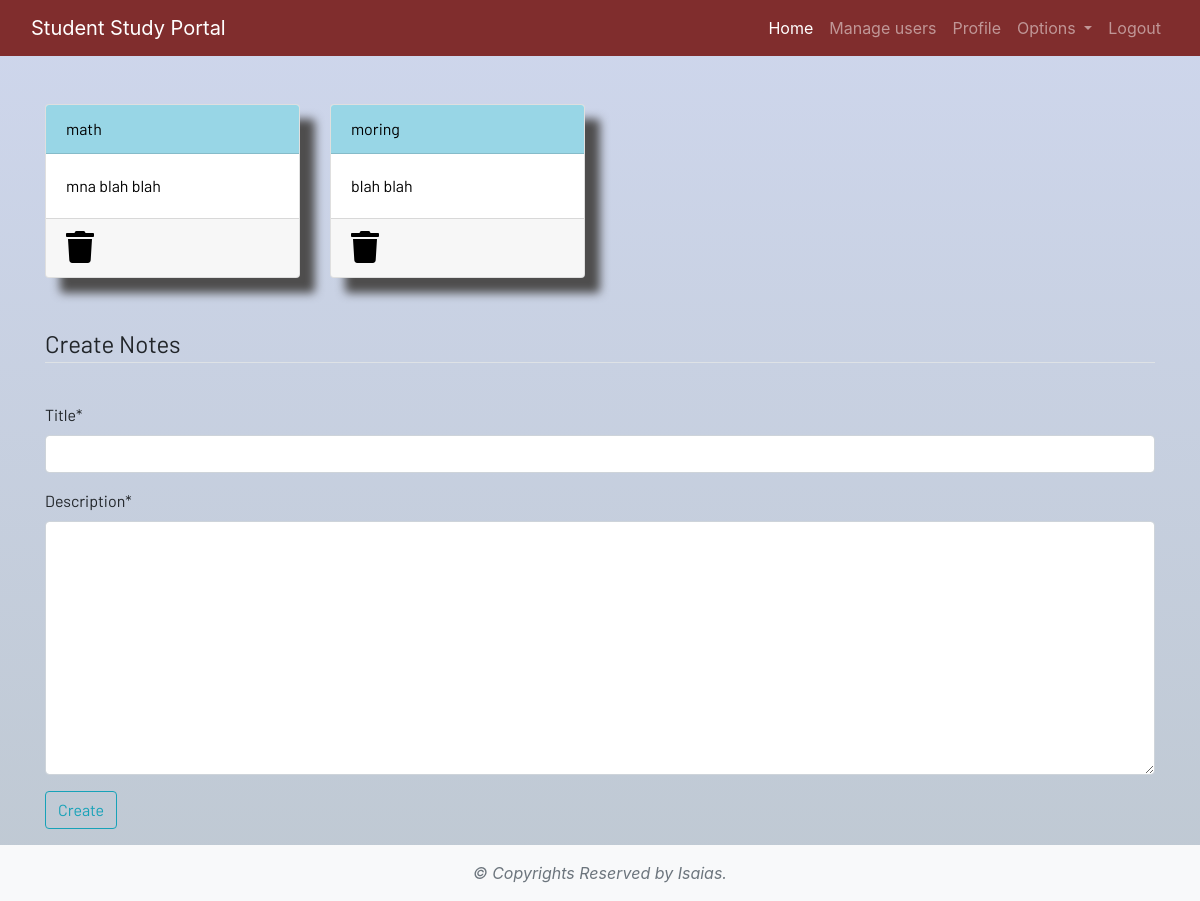
Before: /notes (signed in) with the older database file.
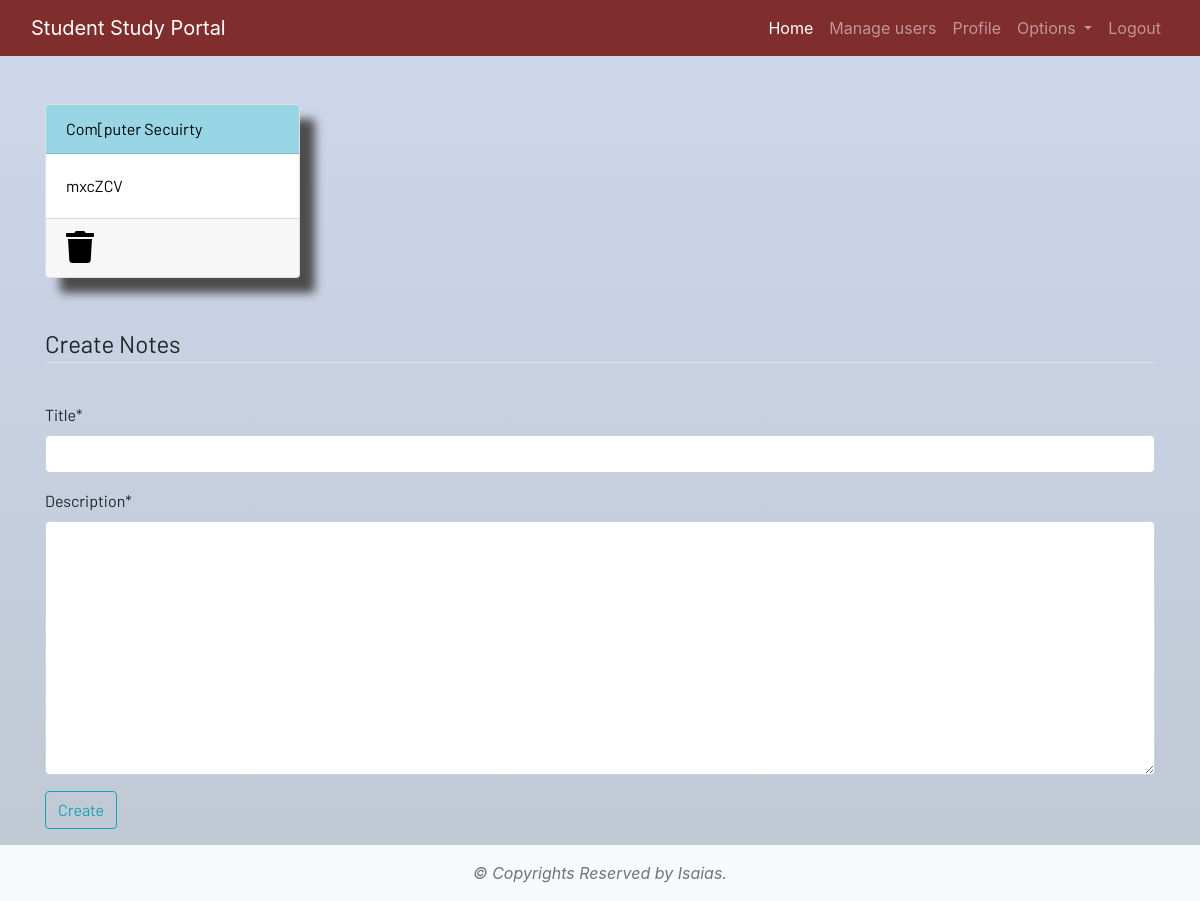
After: the same page with the newer database file.
### dashboard/models.py (models this page shows, shortened)
class Notes(models.Model):
    user = models.ForeignKey(User , on_delete=models.CASCADE)
    title= models.CharField(max_length=200)
    description = models.TextField()
    class Meta:
        verbose_name = "notes"
        verbose_name_plural = "notes"

### dashboard/views.py (the view)
# urls.py: path('notes',views.notes, name="notes"),
@login_required
def notes(request):
    if request.method == "POST":
        form = NotesForm(request.POST)
        if form.is_valid():
            notes = Notes(user= request.user,title =request.POST['title'], description = request.POST['description'])
            notes.save()
        messages.success(request,f"Notes added by {request.user.username} Sucessfully  ")
    else:
            form = NotesForm()
    notes = Notes.objects.filter(user=request.user)
    context = {"notes":notes, 'form': form}
    return render(request,'dashboard/notes.html',context)

### dashboard/forms.py
class NotesForm(forms.ModelForm):
    class Meta:
        model = Notes
        fields = ['title','description']

### dashboard/templatetags/custom_tags.py (called while the page is built)
@register.filter(name= 'has_group')
def has_group(user,group_name):
    return user.groups.filter(name= group_name).exists()

### dashboard/templates/dashboard/notes.html (shortened to what this page needs)
{% extends 'dashboard/base.html' %}
{% load static %}
{% load crispy_forms_tags %}
{% block content %}
<div class="container">
    <div class="row">
    {% for note in notes %}
        <div class="col-md-3">
            <a href="{% url 'notes-detail' note.id %}">
                <div class="card">
                    <div class="card-header">{{note.title}}</div>
                    <div class="card-body">{{note.description|slice:'0:100'}}</div>
                    <div class="card-footer mt-auto "><a href="{% url 'delete-note' note.id %}">
                        <i class="fa fa-trash fa-2x"></i></a>
                    </div>
                </div>
            </a>
        </div>
    {% endfor %}
        <br><br>
    </div>
</div>
<br><br>
<div class="container">
    <form method="POST">
        <fieldset class="form-group">
            <legend class="border-bottom mb-4">Create Notes</legend>
        </fieldset>
         {{ form|crispy }}
        <div class="form-group">
            <button href="" class="btn btn-outline-info" type="submit">
                Create
            </button>
        </div>
    </form>
</div>
{% endblock content %}

Changed rows visible on the page:
removed Notes: title "math", description "mna blah blah"
removed Notes: title "moring", description "blah blah"
added Notes: title "Com[puter Secuirty", description "mxcZCV"
